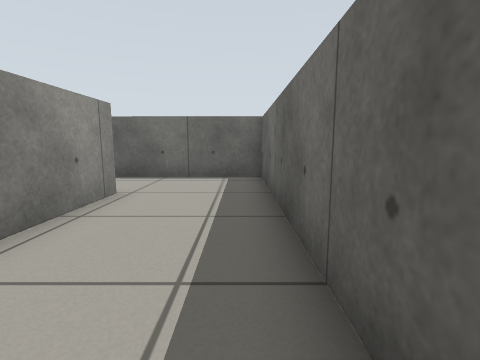
view 1 (above)

16 first-person views from a walk through a robot-simulator world made for Gazebo. The camera is 0.57 m above the floor, tilts 8° down and sees 85° across. The floor is counted in squares, 0.5 m on a side. Each view is taken from the middle of a square. On the plan, view 1 faces up. The plan holds only what a view shows up to about 12 squares ahead; the rest is blank.

view 2
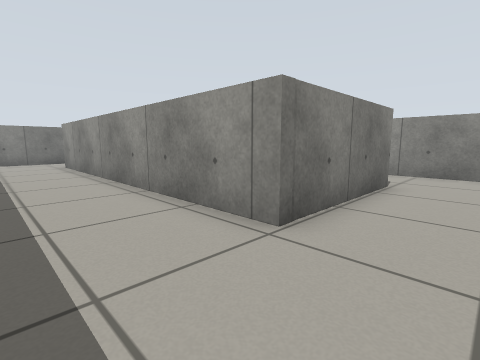

view 3
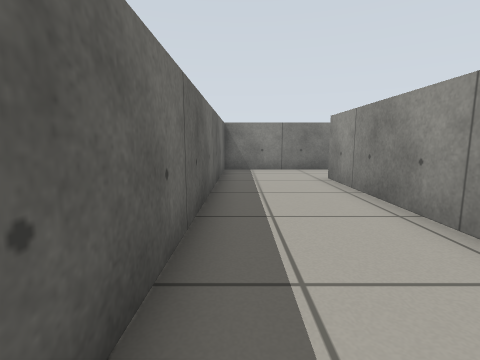

view 4
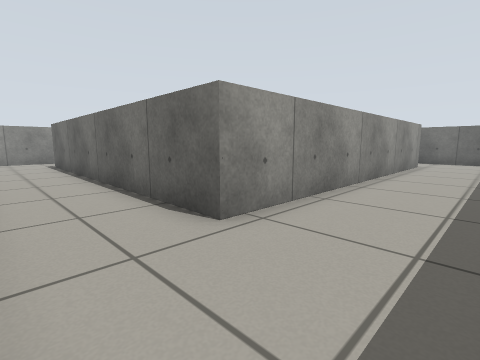

view 5
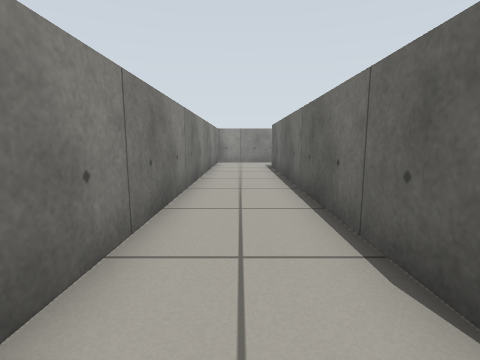

view 6
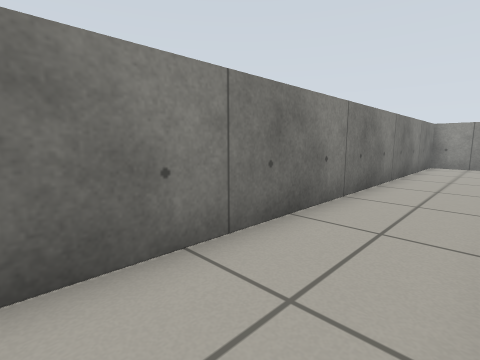

view 7
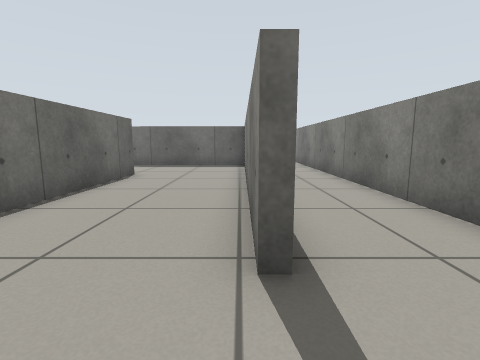

view 8
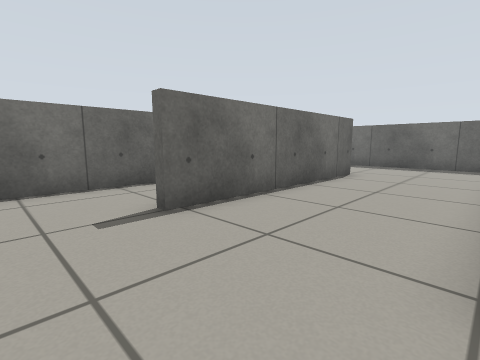

view 9
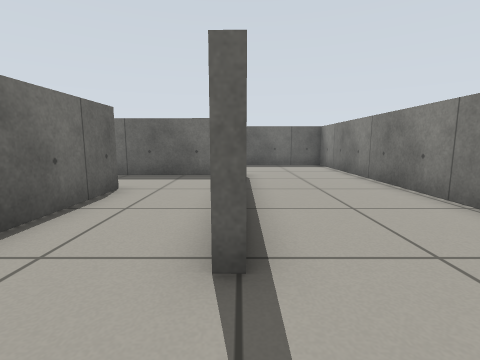

view 10
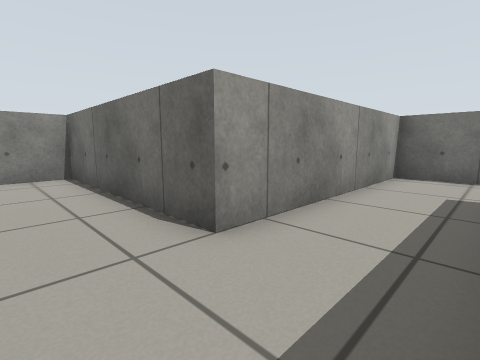

view 11
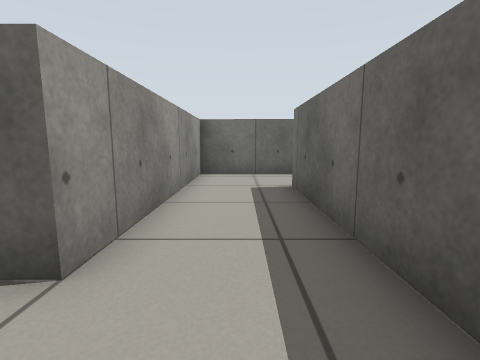

view 12
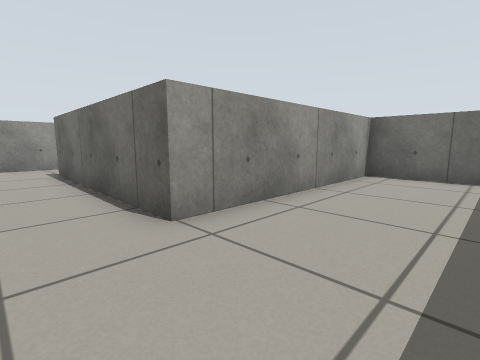

view 13
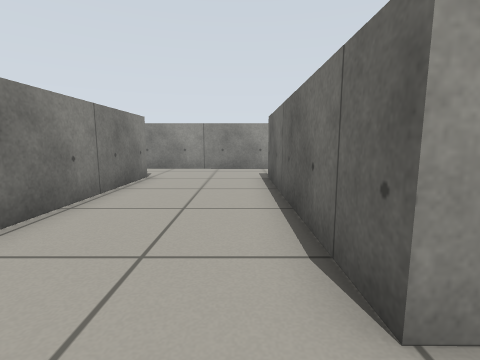

view 14
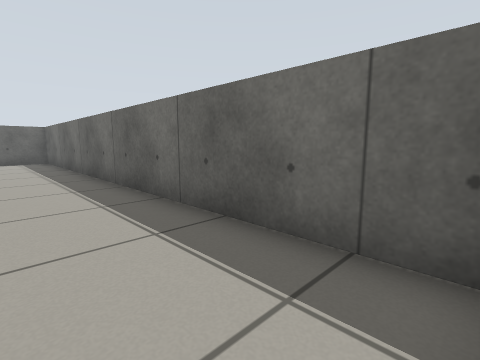

view 15
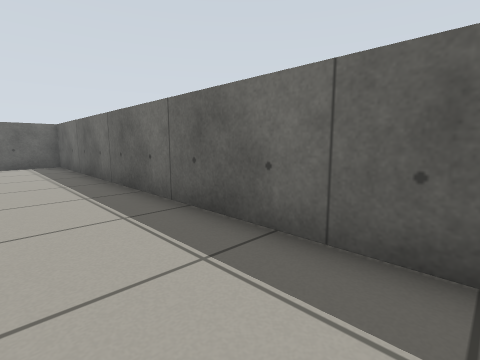

view 16
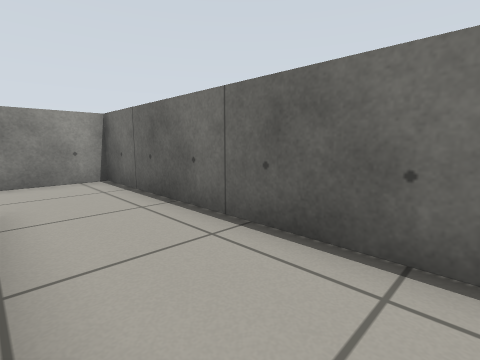

### Floor plan
Points are (right, up) in squares from view 1. A wall is a line through its corners. A room is listed if a view was taken in it or the views show most of it. See-through windows are left out.
Room 1 (views 1, 2, 3, 4, 5, 6, 7, 8, 9, 10, 11, 12, 13, 14, 15, 16)
walls: (-7.6, -1) (-7.6, 5.9) (-2.8, 5.9) (-2.9, -6.5) (-14.6, -6.5); (-10.5, 1.1) (-17.7, 1.1) (-17.7, -9.3) (0.7, -9.4) (0.7, 8.7) (-10.5, 8.8) (-10.5, 1.1); (-3.2, -5.5) (-3.2, -2.6); (-4.3, 5.6) (-7.3, 5.6) (-7.3, -2.1) (-14.8, -2.1) (-14.8, -1.7); (-14.9, -6.5) (-14.9, -6.2) (-4.8, -6.2)

Positions as (right, up) in squares from view 1, and headings:
1: (0, 0), facing up
2: (0, 8), facing down-left
3: (0, 2), facing down
4: (0, -9), facing up-left
5: (-2, -8), facing left
6: (-3, -7), facing down-left
7: (-17, -6), facing right
8: (-17, -6), facing up-right
9: (-17, -2), facing right
10: (-8, -1), facing up-left
11: (-9, -1), facing up
12: (-4, -4), facing up-left
13: (-6, -3), facing left
14: (-2, -9), facing up-right
15: (-2, -6), facing up-right
16: (-2, 6), facing up-left
